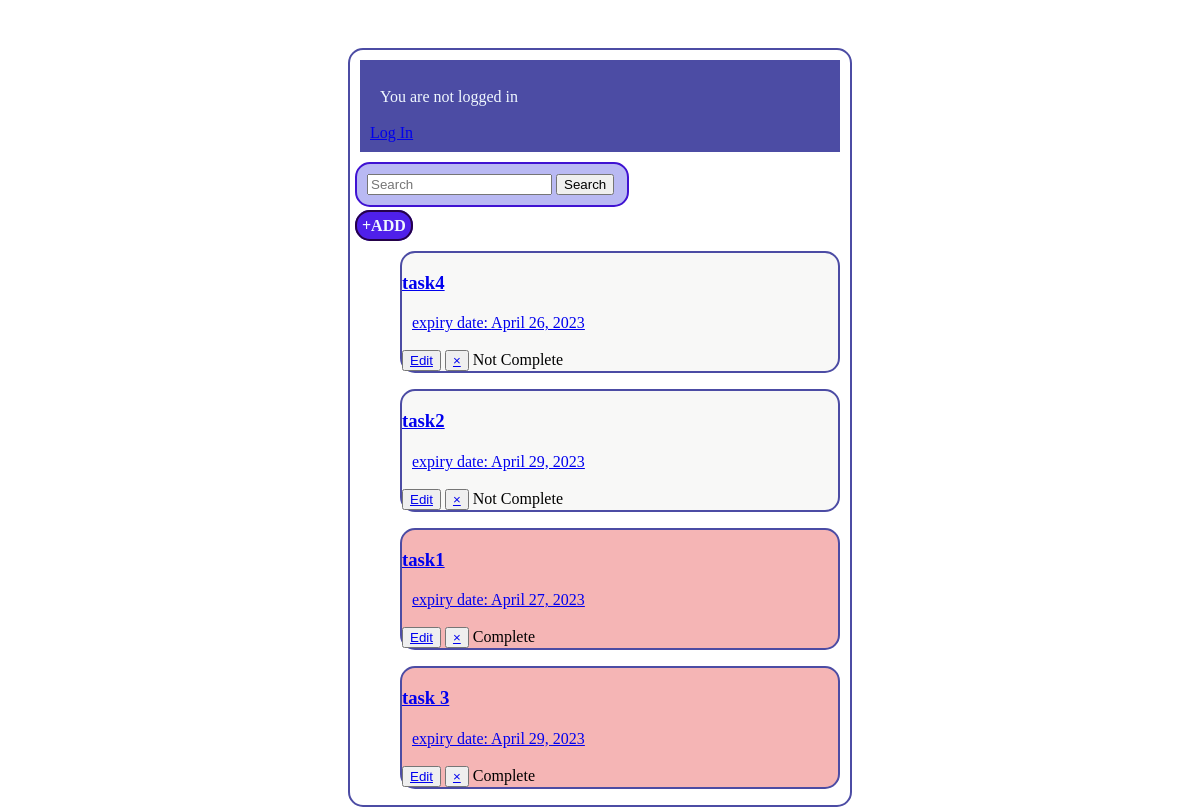
The page / on the database its author committed.
### to_do/models.py (models this page shows)
class ToDo(models.Model):
    title = models.CharField(max_length=200)
    description = models.TextField()
    complete =models.BooleanField(choices=BOOL_CHOICES, default=False)
    expiry_date = models.DateField()

### to_do/views.py (the view)
# urls.py: path('',views.ToDoListView.as_view(),name='to-do'),
class ToDoListView(ListView):
    template_name ='to_do/to-do-list.html'
    model = ToDo
    context_object_name = 'to_do_list'
    def get_queryset(self):
        search = self.request.GET.get('search','')
        result_search =ToDo.objects.filter(Q(title__icontains=search)
                         | Q(description__icontains=search)).order_by('complete','expiry_date')
        return result_search

### to_do/templates/to_do/to-do-list.html (shortened to what this page needs)
{% load static %}
<!DOCTYPE html>
<html lang="en">
<head>
    <link rel="stylesheet" href="{% static 'to-do/to-do-list.css' %}">
</head>
<body class='todo'>
    <section class="head">
        {% if user.is_authenticated %}
        <p>Hi {{ user.username }}!</p>
        <p><a href="{% url 'logout' %}">Log Out</a></p>
        {% else %}
        <p>You are not logged in</p>
        <a href="{% url 'login' %}">Log In</a>
        {% endif %}
    </section>
    <div id='search'>
        <form method="GET">
            <input type="text" name="search" placeholder="Search">
            <button type="submit">Search</button>
        </form>
    </div>
    <section class='todolist'>
        <a href="{% url "do-register" %}" id="add">+ADD</a>
    </section>
        <ul>
            {% for to_do in to_do_list %}
            <li class="{% if to_do.complete %}todocomplete{%else%} todolist2{%endif%}">
                <a href="{% url 'detail-do' to_do.id  %}">
                    <h3>{{to_do.title}}</h3>
                    <p id="l1">expiry date: {{to_do.expiry_date}} </p>
                    <button><a href="{% url "update-do" to_do.id %}">Edit</a></button>
                    <button><a href="{% url 'delete-do' to_do.id %}">&#215;</a></button>
                    <span> {% if to_do.complete %}Complete{%else%}Not Complete{%endif%}</span>
                </a>
            </li>
            {% endfor %}
        </ul>
</body>
</html>

### to_do/static/to-do/to-do-list.css (style rules this page uses)
.todo { background-color: rgb(255, 255, 255); margin: auto; border: 2px solid; border-radius: 15px; border-color: rgb(76, 76, 164); max-width: 500px; margin-top: 3rem; }
.head { background-color: rgb(76, 76, 164); color: aliceblue; padding: 10px; margin: 10px; }
.todolist h3,p { padding: 2px 10px; }
.todolist a { text-decoration: none; color: rgb(33, 33, 34); }
#add { align-items: center; background-color: rgb(79, 32, 234); size: 20px; border: 2px solid rgb(37, 2, 73); border-radius: 15px; padding: 5px; margin: 5px; color: aliceblue; font-weight: bold; text-decoration: none; }
#search { align-items: center; background-color: rgb(185, 185, 243); border: 2px solid rgb(63, 18, 210); border-radius: 15px; padding: 10px; margin: 5px; margin-bottom: 10px; max-width: 50%; }
.todocomplete { background-color: rgb(245, 181, 181); margin:10px; border: 2px solid; border-radius: 15px; border-color: rgb(76, 76, 164); margin-top: 1rem; list-style: none; }
.todolist2 { background-color: rgb(248, 248, 247); margin: 10px; border: 2px solid; border-radius: 15px; border-color: rgb(76, 76, 164); margin-top: 1rem; list-style: none; }

### rows shown on the page
ToDo: title "task4", expiry_date "April 26, 2023", complete "Not Complete"
ToDo: title "task2", expiry_date "April 29, 2023", complete "Not Complete"
ToDo: title "task1", expiry_date "April 27, 2023", complete "Complete"
ToDo: title "task 3", expiry_date "April 29, 2023", complete "Complete"
